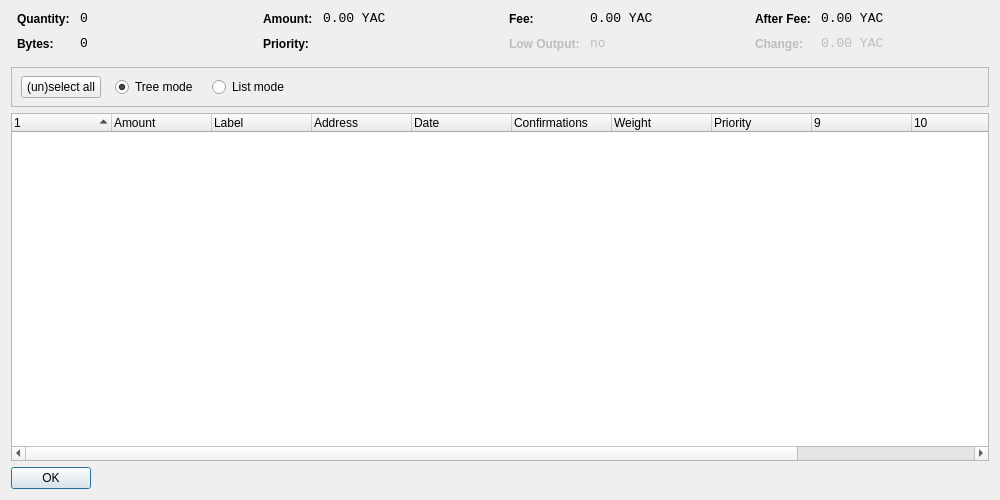
<?xml version="1.0" encoding="UTF-8"?>
<ui version="4.0">
 <class>CoinControlDialog</class>
 <widget class="QWidget" name="CoinControlDialog">
  <property name="geometry">
   <rect>
    <x>0</x>
    <y>0</y>
    <width>1000</width>
    <height>500</height>
   </rect>
  </property>
  <property name="windowTitle">
   <string>Coin Control</string>
  </property>
  <layout class="QVBoxLayout" name="verticalLayout">
   <item>
    <layout class="QHBoxLayout" name="horizontalLayoutTop" stretch="0,0,0,0">
     <property name="topMargin">
      <number>0</number>
     </property>
     <property name="bottomMargin">
      <number>10</number>
     </property>
     <item>
      <layout class="QFormLayout" name="formLayoutCoinControl1">
       <property name="horizontalSpacing">
        <number>10</number>
       </property>
       <property name="verticalSpacing">
        <number>10</number>
       </property>
       <property name="leftMargin">
        <number>6</number>
       </property>
       <property name="rightMargin">
        <number>6</number>
       </property>
       <item row="0" column="0">
        <widget class="QLabel" name="labelCoinControlQuantityText">
         <property name="styleSheet">
          <string notr="true">font-weight:bold;</string>
         </property>
         <property name="text">
          <string>Quantity:</string>
         </property>
        </widget>
       </item>
       <item row="0" column="1">
        <widget class="QLabel" name="labelCoinControlQuantity">
         <property name="font">
          <font>
           <family>Monospace</family>
           <pointsize>10</pointsize>
          </font>
         </property>
         <property name="cursor">
          <cursorShape>IBeamCursor</cursorShape>
         </property>
         <property name="contextMenuPolicy">
          <enum>Qt::ActionsContextMenu</enum>
         </property>
         <property name="text">
          <string notr="true">0</string>
         </property>
         <property name="textInteractionFlags">
          <set>Qt::LinksAccessibleByMouse|Qt::TextSelectableByKeyboard|Qt::TextSelectableByMouse</set>
         </property>
        </widget>
       </item>
       <item row="1" column="0">
        <widget class="QLabel" name="labelCoinControlBytesText">
         <property name="styleSheet">
          <string notr="true">font-weight:bold;</string>
         </property>
         <property name="text">
          <string>Bytes:</string>
         </property>
        </widget>
       </item>
       <item row="1" column="1">
        <widget class="QLabel" name="labelCoinControlBytes">
         <property name="font">
          <font>
           <family>Monospace</family>
           <pointsize>10</pointsize>
          </font>
         </property>
         <property name="cursor">
          <cursorShape>IBeamCursor</cursorShape>
         </property>
         <property name="contextMenuPolicy">
          <enum>Qt::ActionsContextMenu</enum>
         </property>
         <property name="text">
          <string notr="true">0</string>
         </property>
         <property name="textInteractionFlags">
          <set>Qt::LinksAccessibleByMouse|Qt::TextSelectableByKeyboard|Qt::TextSelectableByMouse</set>
         </property>
        </widget>
       </item>
      </layout>
     </item>
     <item>
      <layout class="QFormLayout" name="formLayoutCoinControl2">
       <property name="horizontalSpacing">
        <number>10</number>
       </property>
       <property name="verticalSpacing">
        <number>10</number>
       </property>
       <property name="leftMargin">
        <number>6</number>
       </property>
       <property name="rightMargin">
        <number>6</number>
       </property>
       <item row="0" column="0">
        <widget class="QLabel" name="labelCoinControlAmountText">
         <property name="styleSheet">
          <string notr="true">font-weight:bold;</string>
         </property>
         <property name="text">
          <string>Amount:</string>
         </property>
        </widget>
       </item>
       <item row="0" column="1">
        <widget class="QLabel" name="labelCoinControlAmount">
         <property name="font">
          <font>
           <family>Monospace</family>
           <pointsize>10</pointsize>
          </font>
         </property>
         <property name="cursor">
          <cursorShape>IBeamCursor</cursorShape>
         </property>
         <property name="contextMenuPolicy">
          <enum>Qt::ActionsContextMenu</enum>
         </property>
         <property name="text">
          <string notr="true">0.00 YAC</string>
         </property>
         <property name="textInteractionFlags">
          <set>Qt::LinksAccessibleByMouse|Qt::TextSelectableByKeyboard|Qt::TextSelectableByMouse</set>
         </property>
        </widget>
       </item>
       <item row="1" column="0">
        <widget class="QLabel" name="labelCoinControlPriorityText">
         <property name="styleSheet">
          <string notr="true">font-weight:bold;</string>
         </property>
         <property name="text">
          <string>Priority:</string>
         </property>
        </widget>
       </item>
       <item row="1" column="1">
        <widget class="QLabel" name="labelCoinControlPriority">
         <property name="font">
          <font>
           <family>Monospace</family>
           <pointsize>10</pointsize>
          </font>
         </property>
         <property name="cursor">
          <cursorShape>IBeamCursor</cursorShape>
         </property>
         <property name="contextMenuPolicy">
          <enum>Qt::ActionsContextMenu</enum>
         </property>
         <property name="text">
          <string/>
         </property>
         <property name="textInteractionFlags">
          <set>Qt::LinksAccessibleByMouse|Qt::TextSelectableByKeyboard|Qt::TextSelectableByMouse</set>
         </property>
        </widget>
       </item>
      </layout>
     </item>
     <item>
      <layout class="QFormLayout" name="formLayoutCoinControl3">
       <property name="horizontalSpacing">
        <number>10</number>
       </property>
       <property name="verticalSpacing">
        <number>10</number>
       </property>
       <property name="leftMargin">
        <number>6</number>
       </property>
       <property name="rightMargin">
        <number>6</number>
       </property>
       <item row="0" column="0">
        <widget class="QLabel" name="labelCoinControlFeeText">
         <property name="styleSheet">
          <string notr="true">font-weight:bold;</string>
         </property>
         <property name="text">
          <string>Fee:</string>
         </property>
        </widget>
       </item>
       <item row="0" column="1">
        <widget class="QLabel" name="labelCoinControlFee">
         <property name="font">
          <font>
           <family>Monospace</family>
           <pointsize>10</pointsize>
          </font>
         </property>
         <property name="cursor">
          <cursorShape>IBeamCursor</cursorShape>
         </property>
         <property name="contextMenuPolicy">
          <enum>Qt::ActionsContextMenu</enum>
         </property>
         <property name="text">
          <string notr="true">0.00 YAC</string>
         </property>
         <property name="textInteractionFlags">
          <set>Qt::LinksAccessibleByMouse|Qt::TextSelectableByKeyboard|Qt::TextSelectableByMouse</set>
         </property>
        </widget>
       </item>
       <item row="1" column="0">
        <widget class="QLabel" name="labelCoinControlLowOutputText">
         <property name="enabled">
          <bool>false</bool>
         </property>
         <property name="styleSheet">
          <string notr="true">font-weight:bold;</string>
         </property>
         <property name="text">
          <string>Low Output:</string>
         </property>
        </widget>
       </item>
       <item row="1" column="1">
        <widget class="QLabel" name="labelCoinControlLowOutput">
         <property name="enabled">
          <bool>false</bool>
         </property>
         <property name="font">
          <font>
           <family>Monospace</family>
           <pointsize>10</pointsize>
          </font>
         </property>
         <property name="cursor">
          <cursorShape>IBeamCursor</cursorShape>
         </property>
         <property name="contextMenuPolicy">
          <enum>Qt::ActionsContextMenu</enum>
         </property>
         <property name="text">
          <string>no</string>
         </property>
         <property name="textInteractionFlags">
          <set>Qt::LinksAccessibleByMouse|Qt::TextSelectableByKeyboard|Qt::TextSelectableByMouse</set>
         </property>
        </widget>
       </item>
      </layout>
     </item>
     <item>
      <layout class="QFormLayout" name="formLayoutCoinControl4">
       <property name="horizontalSpacing">
        <number>10</number>
       </property>
       <property name="verticalSpacing">
        <number>10</number>
       </property>
       <property name="leftMargin">
        <number>6</number>
       </property>
       <property name="rightMargin">
        <number>6</number>
       </property>
       <item row="0" column="0">
        <widget class="QLabel" name="labelCoinControlAfterFeeText">
         <property name="styleSheet">
          <string notr="true">font-weight:bold;</string>
         </property>
         <property name="text">
          <string>After Fee:</string>
         </property>
        </widget>
       </item>
       <item row="0" column="1">
        <widget class="QLabel" name="labelCoinControlAfterFee">
         <property name="font">
          <font>
           <family>Monospace</family>
           <pointsize>10</pointsize>
          </font>
         </property>
         <property name="cursor">
          <cursorShape>IBeamCursor</cursorShape>
         </property>
         <property name="contextMenuPolicy">
          <enum>Qt::ActionsContextMenu</enum>
         </property>
         <property name="text">
          <string notr="true">0.00 YAC</string>
         </property>
         <property name="textInteractionFlags">
          <set>Qt::LinksAccessibleByMouse|Qt::TextSelectableByKeyboard|Qt::TextSelectableByMouse</set>
         </property>
        </widget>
       </item>
       <item row="1" column="0">
        <widget class="QLabel" name="labelCoinControlChangeText">
         <property name="enabled">
          <bool>false</bool>
         </property>
         <property name="styleSheet">
          <string notr="true">font-weight:bold;</string>
         </property>
         <property name="text">
          <string>Change:</string>
         </property>
        </widget>
       </item>
       <item row="1" column="1">
        <widget class="QLabel" name="labelCoinControlChange">
         <property name="enabled">
          <bool>false</bool>
         </property>
         <property name="font">
          <font>
           <family>Monospace</family>
           <pointsize>10</pointsize>
          </font>
         </property>
         <property name="cursor">
          <cursorShape>IBeamCursor</cursorShape>
         </property>
         <property name="contextMenuPolicy">
          <enum>Qt::ActionsContextMenu</enum>
         </property>
         <property name="text">
          <string notr="true">0.00 YAC</string>
         </property>
         <property name="textInteractionFlags">
          <set>Qt::LinksAccessibleByMouse|Qt::TextSelectableByKeyboard|Qt::TextSelectableByMouse</set>
         </property>
        </widget>
       </item>
      </layout>
     </item>
    </layout>
   </item>
   <item>
    <widget class="QFrame" name="frame">
     <property name="minimumSize">
      <size>
       <width>0</width>
       <height>40</height>
      </size>
     </property>
     <property name="frameShape">
      <enum>QFrame::StyledPanel</enum>
     </property>
     <property name="frameShadow">
      <enum>QFrame::Sunken</enum>
     </property>
     <widget class="QWidget" name="horizontalLayoutWidget">
      <property name="geometry">
       <rect>
        <x>10</x>
        <y>0</y>
        <width>781</width>
        <height>41</height>
       </rect>
      </property>
      <layout class="QHBoxLayout" name="horizontalLayoutPanel" stretch="0,0,0,0">
       <property name="spacing">
        <number>14</number>
       </property>
       <item>
        <widget class="QPushButton" name="pushButtonSelectAll">
         <property name="sizePolicy">
          <sizepolicy hsizetype="Maximum" vsizetype="Fixed">
           <horstretch>0</horstretch>
           <verstretch>0</verstretch>
          </sizepolicy>
         </property>
         <property name="text">
          <string>(un)select all</string>
         </property>
        </widget>
       </item>
       <item>
        <widget class="QRadioButton" name="radioTreeMode">
         <property name="sizePolicy">
          <sizepolicy hsizetype="Maximum" vsizetype="Fixed">
           <horstretch>0</horstretch>
           <verstretch>0</verstretch>
          </sizepolicy>
         </property>
         <property name="text">
          <string>Tree mode</string>
         </property>
         <property name="checked">
          <bool>true</bool>
         </property>
        </widget>
       </item>
       <item>
        <widget class="QRadioButton" name="radioListMode">
         <property name="sizePolicy">
          <sizepolicy hsizetype="Maximum" vsizetype="Fixed">
           <horstretch>0</horstretch>
           <verstretch>0</verstretch>
          </sizepolicy>
         </property>
         <property name="text">
          <string>List mode</string>
         </property>
        </widget>
       </item>
       <item>
        <spacer name="horizontalSpacer">
         <property name="orientation">
          <enum>Qt::Horizontal</enum>
         </property>
         <property name="sizeHint" stdset="0">
          <size>
           <width>40</width>
           <height>20</height>
          </size>
         </property>
        </spacer>
       </item>
      </layout>
     </widget>
    </widget>
   </item>
   <item>
    <widget class="CoinControlTreeWidget" name="treeWidget">
     <property name="contextMenuPolicy">
      <enum>Qt::CustomContextMenu</enum>
     </property>
     <property name="sortingEnabled">
      <bool>false</bool>
     </property>
     <property name="columnCount">
      <number>12</number>
     </property>
     <attribute name="headerShowSortIndicator" stdset="0">
      <bool>true</bool>
     </attribute>
     <attribute name="headerStretchLastSection">
      <bool>false</bool>
     </attribute>
     <column>
      <property name="text">
       <string/>
      </property>
     </column>
     <column>
      <property name="text">
       <string>Amount</string>
      </property>
     </column>
     <column>
      <property name="text">
       <string>Label</string>
      </property>
     </column>
     <column>
      <property name="text">
       <string>Address</string>
      </property>
     </column>
     <column>
      <property name="text">
       <string>Date</string>
      </property>
     </column>
     <column>
      <property name="text">
       <string>Confirmations</string>
      </property>
      <property name="toolTip">
       <string>Confirmed</string>
      </property>
     </column>
     <column>
      <property name="text">
       <string>Weight</string>
      </property>
     </column>
     <column>
      <property name="text">
       <string>Priority</string>
      </property>
     </column>
     <column>
      <property name="text">
       <string/>
      </property>
     </column>
     <column>
      <property name="text">
       <string/>
      </property>
     </column>
     <column>
      <property name="text">
       <string/>
      </property>
     </column>
     <column>
      <property name="text">
       <string/>
      </property>
     </column>
    </widget>
   </item>
   <item>
    <widget class="QDialogButtonBox" name="buttonBox">
     <property name="sizePolicy">
      <sizepolicy hsizetype="Maximum" vsizetype="Fixed">
       <horstretch>0</horstretch>
       <verstretch>0</verstretch>
      </sizepolicy>
     </property>
     <property name="orientation">
      <enum>Qt::Horizontal</enum>
     </property>
     <property name="standardButtons">
      <set>QDialogButtonBox::Ok</set>
     </property>
    </widget>
   </item>
  </layout>
 </widget>
 <customwidgets>
  <customwidget>
   <class>CoinControlTreeWidget</class>
   <extends>QTreeWidget</extends>
   <header>coincontroltreewidget.h</header>
  </customwidget>
 </customwidgets>
 <resources/>
 <connections/>
</ui>
